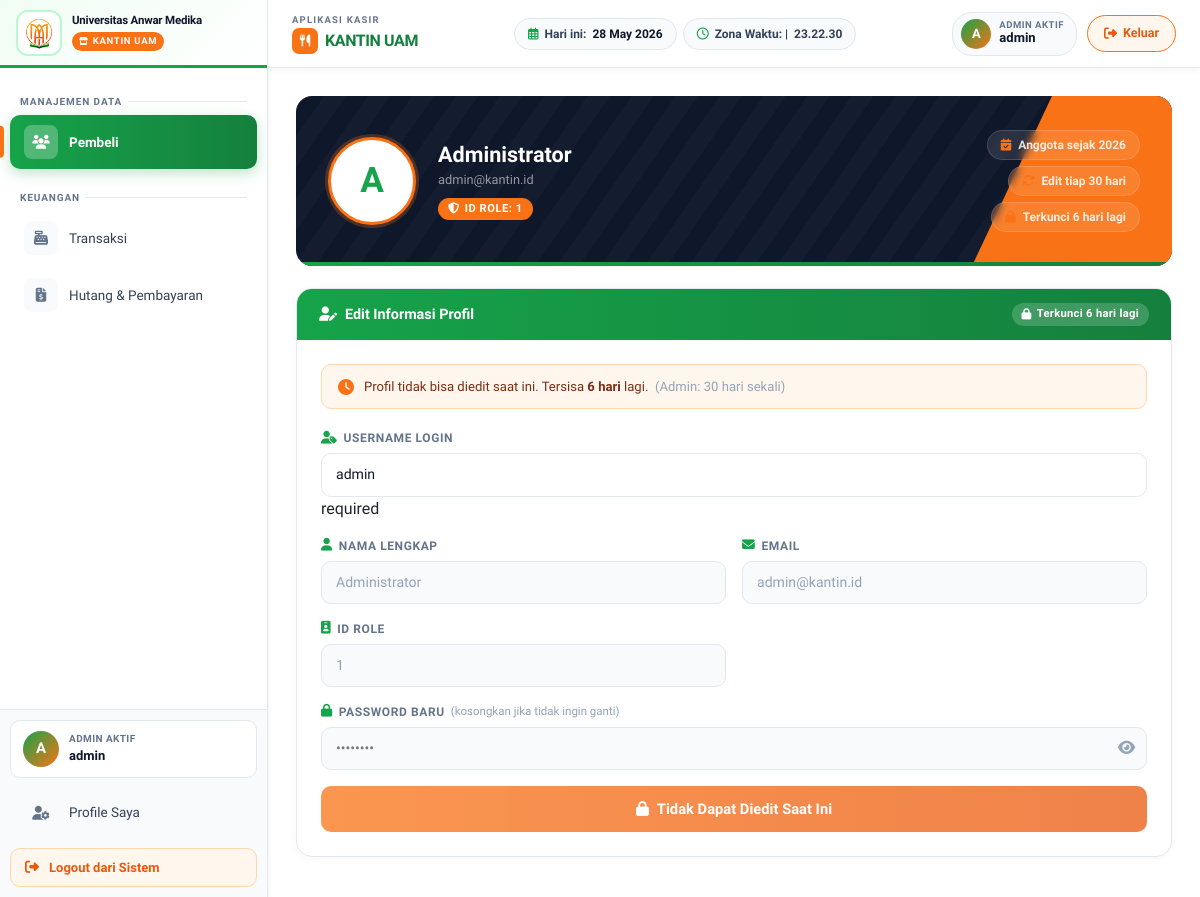
/account/profile.php (signed in), run on the app's committed database.
### tables this page shows
CREATE TABLE `users` (
  `id` int UNSIGNED NOT NULL,
  `id_role` tinyint UNSIGNED NOT NULL DEFAULT '2',
  `username` varchar(60) NOT NULL,
  `namalengkap` varchar(120) NOT NULL,
  `email` varchar(120) NOT NULL,
  `password` varchar(255) NOT NULL,
  `foto` varchar(255) DEFAULT NULL,
  `telepon` varchar(20) DEFAULT NULL,
  `created_at` datetime NOT NULL DEFAULT CURRENT_TIMESTAMP,
  `updated_at` datetime DEFAULT NULL ON UPDATE CURRENT_TIMESTAMP
);

### account/profile.php (the view, shortened to what this page needs)
<?php
require '../config/config.php';
$user_id    = $_SESSION['currentUser']['id'];
$q    = mysqli_query($conn, "SELECT * FROM users WHERE id = '$user_id'");
$user = mysqli_fetch_assoc($q);
$role_id    = $user['id_role'];
$batas_hari = ($role_id == 1) ? 30 : 7;
$bisa_edit  = true;
$sisa_hari  = 0;
if ($user['updated_at']) {
    $diff = (strtotime(date('Y-m-d H:i:s')) - strtotime($user['updated_at'])) / 86400;
    if ($diff < $batas_hari) {
        $bisa_edit = false;
        $sisa_hari = ceil($batas_hari - $diff);
    }
}
$inisial = strtoupper(substr($user['namalengkap'] ?? $user['username'], 0, 1));
?>
<!DOCTYPE html>
<html lang="id">
<head>
    <link href="https://cdn.jsdelivr.net/npm/bootstrap@5.3.0/dist/css/bootstrap.min.css" rel="stylesheet">
    <link rel="stylesheet" href="https://cdnjs.cloudflare.com/ajax/libs/font-awesome/6.5.0/css/all.min.css">
</head>
<body>
<div class="wrapper-utama">
    <?php include '../assets/sidebar.php'; ?>
    <div class="area-konten-kanan">
        <?php include '../assets/navbar.php'; ?>
        <div class="main-scroll">
            <div class="profile-hero">
                <div class="hero-stripe"></div>
                <div class="hero-accent"></div>
                <div class="hero-green-bar"></div>
                <div class="hero-content">
                    <form method="POST" enctype="multipart/form-data" id="formFotoHero" style="display:contents;">
                        <div class="foto-ring"
                             onclick="<?= $bisa_edit ? "document.getElementById('fotoInputHero').click()" : '' ?>">
                            <?php if ($user['foto'] && file_exists("uploads/" . $user['foto'])): ?>
                                <img src="uploads/<?= $user['foto'] ?>" id="prevFoto" alt="Foto">
                            <?php else: ?>
                                <div class="foto-inisial" id="prevFoto"><?= $inisial ?></div>
                            <?php endif; ?>
                        </div>
                    </form>
                    <div>
                        <div class="hero-nama"><?= htmlspecialchars($user['namalengkap'] ?? $user['username']) ?></div>
                        <div class="hero-email"><?= htmlspecialchars($user['email']) ?></div>
                        <div class="badge-role">
                            <i class="fas fa-shield-halved"></i> ID Role: <?= $user['id_role'] ?>
                        </div>
                    </div>
                    <div class="hero-stats d-none d-md-flex">
                        <div class="stat-chip">
                            <i class="fas fa-calendar-check"></i>
                            Anggota sejak <?= date('Y', strtotime($user['created_at'] ?? 'now')) ?>
                        </div>
                        <div class="stat-chip">
                            <i class="fas fa-rotate"></i>
                            Edit tiap <?= $batas_hari ?> hari
                        </div>
                        <?php if (!$bisa_edit): ?>
                        <div class="stat-chip">
                            <i class="fas fa-lock"></i>
                            Terkunci <?= $sisa_hari ?> hari lagi
                        </div>
                        <?php endif; ?>
                    </div>
                </div>
            </div>
            <div class="form-card">
                <div class="form-card-header">
                    <h6><i class="fas fa-user-pen"></i> Edit Informasi Profil</h6>
                    <?php if (!$bisa_edit): ?>
                        <span class="lock-badge"><i class="fas fa-lock"></i> Terkunci <?= $sisa_hari ?> hari lagi</span>
                    <?php else: ?>
                        <span class="unlock-badge"><i class="fas fa-unlock"></i> Bisa Diedit</span>
                    <?php endif; ?>
                </div>
                <div class="form-card-body">
                    <?php if (!$bisa_edit): ?>
                    <div class="alert-waktu">
                        <i class="fas fa-clock"></i>
                        <div>
                            Profil tidak bisa diedit saat ini. Tersisa <strong><?= $sisa_hari ?> hari</strong> lagi.&nbsp;
                            <span style="color:#94a3b8;">(<?= ($role_id == 1) ? 'Admin: 30 hari' : 'User: 7 hari' ?> sekali)</span>
                        </div>
                    </div>
                    <?php endif; ?>
                    <form method="POST" enctype="multipart/form-data">
                        <div class="field-group">
                            <div class="field-label"><i class="fas fa-user-tag"></i> Username Login</div>
                            <input type="text" name="nama"   class="field-input"
                                   value="<?= htmlspecialchars($user['username']) ?>" >
                                   <?= $bisa_edit ? 'disabled' : 'required' ?>
                        </div>
                        <div class="field-row">
                            <div class="field-group">
                                <div class="field-label"><i class="fas fa-user"></i> Nama Lengkap</div>
                                <input type="text" name="nama" class="field-input"
                                       value="<?= htmlspecialchars($user['namalengkap'] ?? '') ?>"
                                       <?= !$bisa_edit ? 'disabled' : 'required' ?>>
                            </div>
                            <div class="field-group">
                                <div class="field-label"><i class="fas fa-envelope"></i> Email</div>
                                <input type="email" name="email" class="field-input"
                                       value="<?= htmlspecialchars($user['email']) ?>"
                                       <?= !$bisa_edit ? 'disabled' : 'required' ?>>
                            </div>
                        </div>
                        <div class="field-row">
                            <div class="field-group">
                                <div class="field-label"><i class="fas fa-id-badge"></i> ID Role</div>
                                <input type="text" class="field-input readonly-field"
                                value="<?= htmlspecialchars($user['id_role']) ?>" disabled>
                            </div>
                        </div>
                        <div class="field-group">
                            <div class="field-label">
                                <i class="fas fa-lock"></i> Password Baru
                                <span style="font-weight:500;text-transform:none;letter-spacing:0;color:#94a3b8;font-size:0.72rem;">
                                    (kosongkan jika tidak ingin ganti)
                                </span>
                            </div>
                            <div class="pass-wrap">
                                <input type="password" name="password" id="passInput"
                                       class="field-input" placeholder="••••••••"
                                       <?= !$bisa_edit ? 'disabled' : '' ?>>
                                <button type="button" class="pass-toggle" onclick="togglePass()">
                                    <i class="fas fa-eye" id="eyeIcon"></i>
                                </button>
                            </div>
                        </div>
                        <button type="submit" class="btn-simpan" <?= !$bisa_edit ? 'disabled' : '' ?>>
                            <?php if ($bisa_edit): ?>
                                <i class="fas fa-floppy-disk"></i> Simpan Perubahan
                            <?php else: ?>
                                <i class="fas fa-lock"></i> Tidak Dapat Diedit Saat Ini
                            <?php endif; ?>
                        </button>
                    </form>
                </div>
            </div>
        </div>
    </div>
</div>
</body>
</html>

### assets/sidebar.php (style rules this page uses)
:root { --orange: #f97316; --orange-dark: #ea580c; --orange-soft: #fff7ed; --green: #16a34a; --green-dark: #15803d; --green-soft: #f0fdf4; --green-mid: #bbf7d0; --white: #ffffff; --black: #0f172a; --gray: #64748b; --light-bg: #f8fafc; --border: #e2e8f0; --sidebar-w: 268px; --nav-h: 68px; --font: 'Plus Jakarta Sans', sans-serif; --radius: 10px; --transition: 0.18s ease; }
* { font-family: var(--font); }

### assets/navbar.php (style rules this page uses)
:root { --orange: #f97316; --orange-dark: #ea580c; --orange-soft: #fff7ed; --green: #16a34a; --green-dark: #15803d; --white: #ffffff; --black: #0f172a; --gray: #64748b; --light-bg: #f8fafc; --border: #e2e8f0; --nav-h: 68px; --font: 'Plus Jakarta Sans', sans-serif; --transition: 0.18s ease; }
* { font-family: var(--font); }

### data on the page
users: namalengkap "A", namalengkap "Administrator", email "admin@kantin.id", id_role "1", created_at "2026", id_role "30", sisa_hari "6", nama "admin", nama "Administrator"

### other printed values
$inisial_sidebar "A"
$_SESSION['currentUser']['namarole'] "ADMIN"
$nama_petugas "admin"
$inisial_navbar "A"
$_SESSION['namarole'] "ADMIN"
